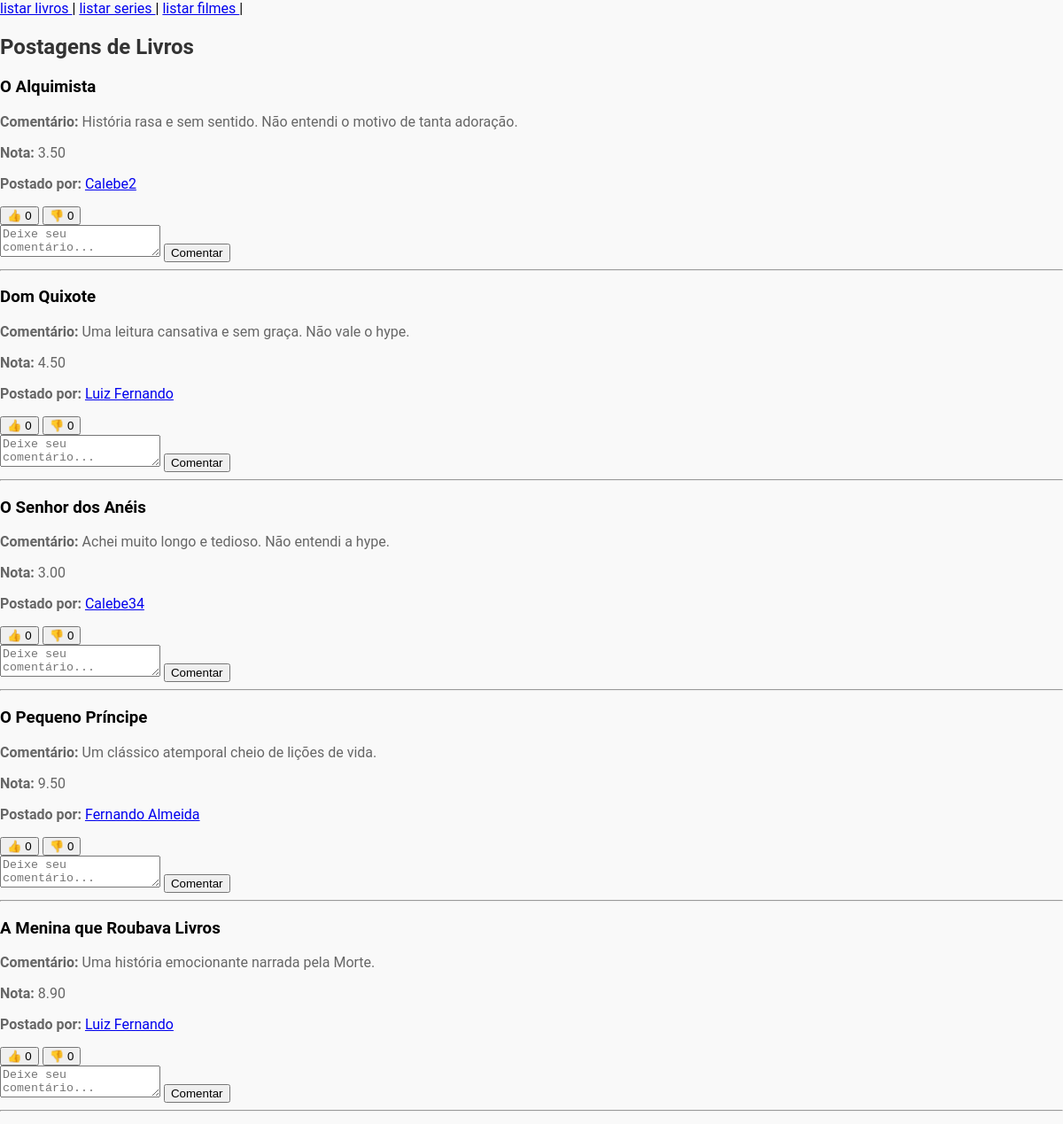
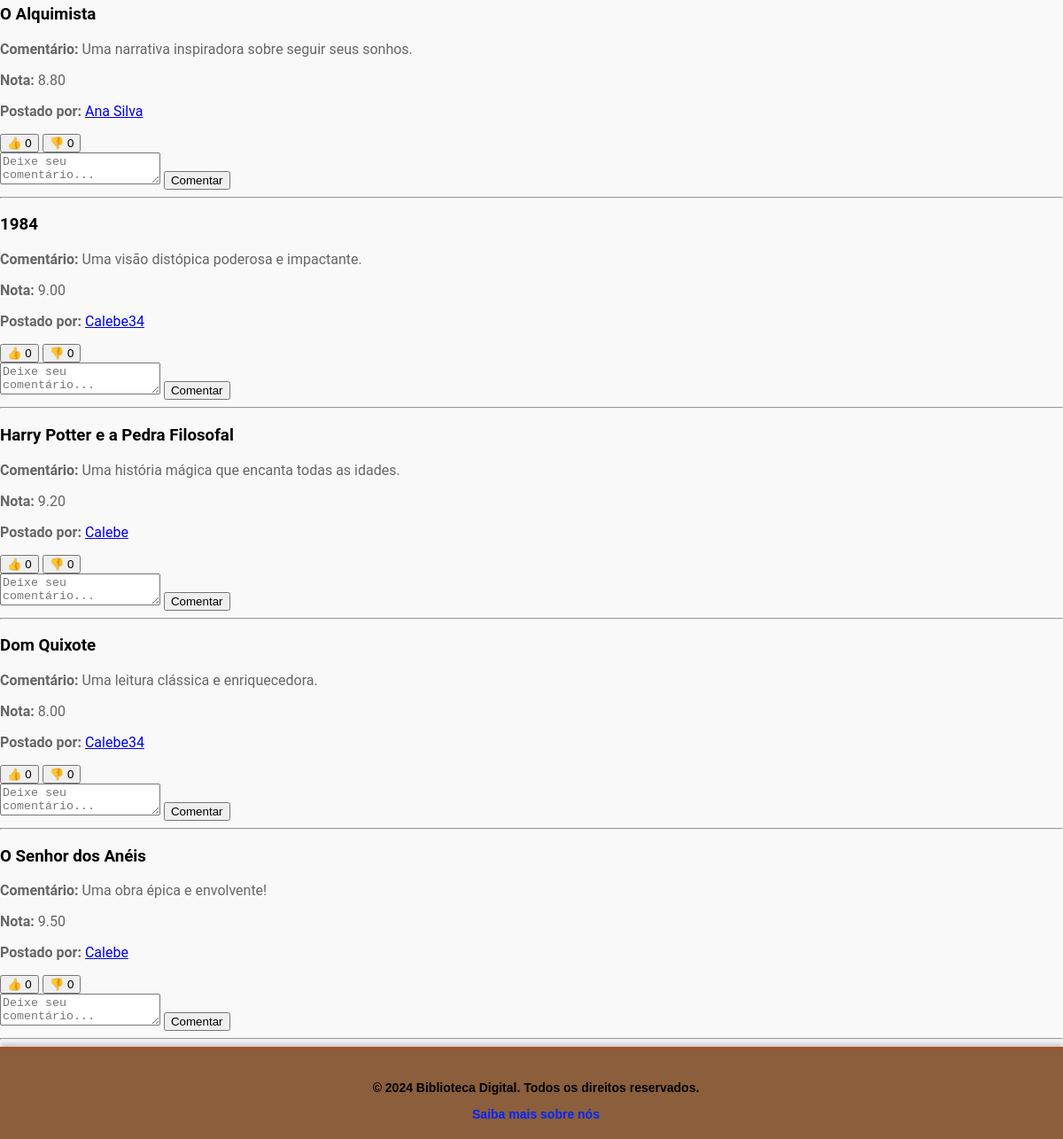
The page /crud/index_teste.php?pg=bate-papo/bate-papo_livro on the database as committed earlier (2 pictures, top to bottom).
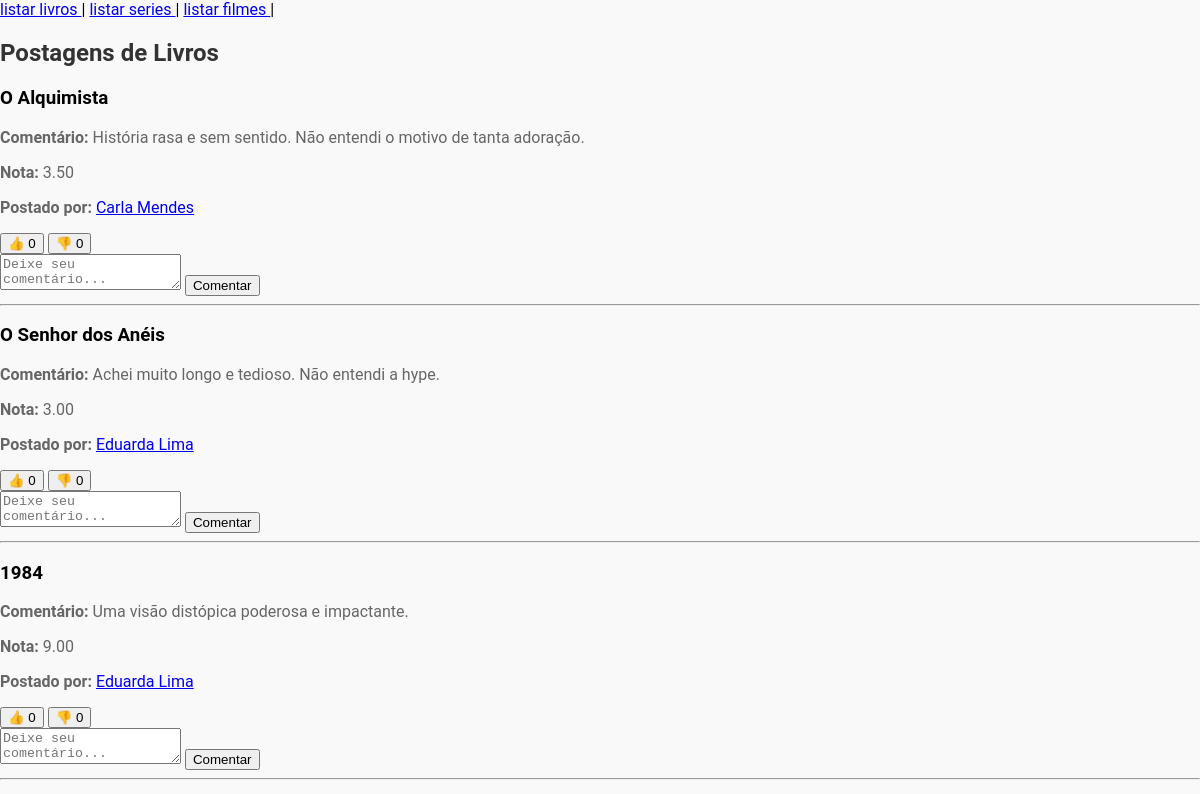
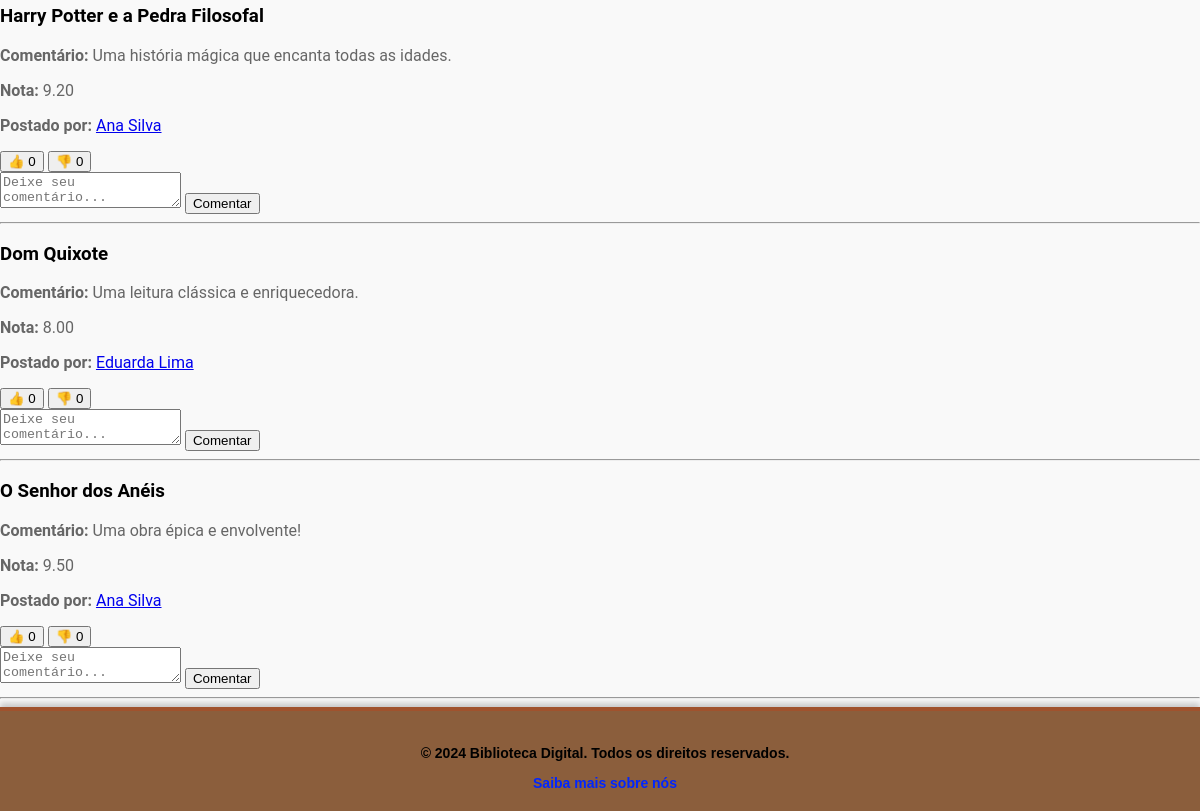
The same page on the database as committed later (2 pictures, top to bottom).
### tables this page shows
CREATE TABLE `posts` (
  `id` int(11) NOT NULL AUTO_INCREMENT,
  `tipo` enum('livro','serie','filme') NOT NULL,
  `titulo` varchar(255) NOT NULL,
  `comentario` text NOT NULL,
  `avaliacao` decimal(4,2) NOT NULL DEFAULT 0.00,
  `usuario_id` int(11) NOT NULL,
  PRIMARY KEY (`id`),
  KEY `usuario_id` (`usuario_id`),
  CONSTRAINT `posts_ibfk_1` FOREIGN KEY (`usuario_id`) REFERENCES `usuarios` (`id`) ON DELETE CASCADE
);

CREATE TABLE usuarios (
    id INT AUTO_INCREMENT PRIMARY KEY,
    nome VARCHAR(50) NOT NULL,
    email VARCHAR(100) NOT NULL UNIQUE,
    senha VARCHAR(255) NOT NULL,
    data_cadastro DATETIME DEFAULT CURRENT_TIMESTAMP,
    acesso_admin TINYINT(1) DEFAULT 0
);

### bate-papo/bate-papo_livro.php (the view, shortened to what this page needs)
<?php
include_once "config.inc.php";
$sql_livros = "SELECT posts.*, usuarios.nome AS nome_usuario,
    (SELECT COUNT(*) FROM interacoes WHERE post_id = posts.id AND tipo = 'like') AS likes,
    (SELECT COUNT(*) FROM interacoes WHERE post_id = posts.id AND tipo = 'dislike') AS dislikes
    FROM posts
    JOIN usuarios ON posts.usuario_id = usuarios.id
    WHERE posts.tipo = 'livro'
    ORDER BY posts.id DESC";
$query_livros = mysqli_query($conexao, $sql_livros);
?>
<div class="div">
    <h2 class="bate-papo-title">Postagens de Livros</h2>
    <?php while ($livro = mysqli_fetch_array($query_livros)): ?>
        <div class="postagem">
            <h3><?= $livro['titulo'] ?></h3>
            <p><strong>Comentário: </strong><?= $livro['comentario'] ?></p>
            <p><strong>Nota: </strong><?= $livro['avaliacao'] ?></p>
            <p>
                <strong>Postado por: </strong>
                <a href="index.php?pg=perfil/perfil_post&id=<?= $livro['usuario_id'] ?>" class="perfil-link"><?= $livro['nome_usuario'] ?></a>
            </p>
            <div class="interacoes">
                <button class="like-btn" data-post-id="<?= $livro['id'] ?>">👍 <?= $livro['likes'] ?></button>
                <button class="dislike-btn" data-post-id="<?= $livro['id'] ?>">👎 <?= $livro['dislikes'] ?></button>
            </div>
            <form action="comentar.php" method="post">
                <textarea name="comentario" placeholder="Deixe seu comentário..."></textarea>
                <button type="submit">Comentar</button>
            </form>
            <hr class="hr-estilo">
        </div>
    <?php endwhile; mysqli_close($conexao); ?>
</div>
</body>

Rows that differ between the two databases and show on the page:
no longer on this page (row unchanged): posts: titulo "Dom Quixote", comentario "Uma leitura cansativa e sem graça. Não vale o hype.", avaliacao "4.50", usuario.nome "Luiz Fernando", likes "0", dislikes "0"
no longer on this page (row unchanged): posts: titulo "O Pequeno Príncipe", comentario "Um clássico atemporal cheio de lições de vida.", avaliacao "9.50", usuario.nome "Fernando Almeida", likes "0", dislikes "0"
no longer on this page (row unchanged): posts: titulo "A Menina que Roubava Livros", comentario "Uma história emocionante narrada pela Morte.", avaliacao "8.90", usuario.nome "Luiz Fernando", likes "0", dislikes "0"
no longer on this page (row unchanged): posts: titulo "O Alquimista", comentario "Uma narrativa inspiradora sobre seguir seus sonhos.", avaliacao "8.80", usuario.nome "Ana Silva", likes "0", dislikes "0"
changed through a linked row, posts "O Alquimista": usuario.nome "Calebe2" → "Carla Mendes"
changed through a linked row, posts "Achei muito longo e tedioso. Não entendi a hype.": usuario.nome "Calebe34" → "Eduarda Lima"
changed through a linked row, posts "Uma visão distópica poderosa e impactante.": usuario.nome "Calebe34" → "Eduarda Lima"
changed through a linked row, posts "Harry Potter e a Pedra Filosofal": usuario.nome "Calebe" → "Ana Silva"
changed through a linked row, posts "Dom Quixote": usuario.nome "Calebe34" → "Eduarda Lima"
changed through a linked row, posts "Uma obra épica e envolvente!": usuario.nome "Calebe" → "Ana Silva"
